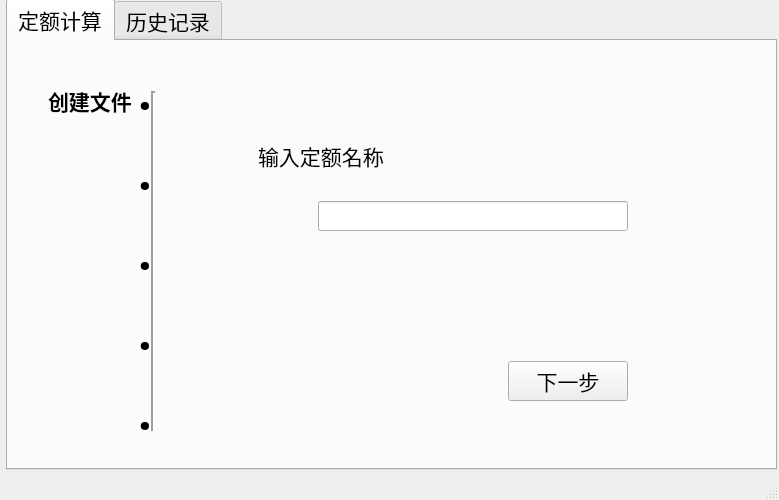
<?xml version="1.0" encoding="UTF-8"?>
<ui version="4.0">
 <class>MainWindow</class>
 <widget class="QMainWindow" name="MainWindow">
  <property name="geometry">
   <rect>
    <x>0</x>
    <y>0</y>
    <width>779</width>
    <height>500</height>
   </rect>
  </property>
  <property name="windowTitle">
   <string>工时定额计算器</string>
  </property>
  <widget class="QWidget" name="centralwidget">
   <property name="styleSheet">
    <string notr="true">background-color=rgb(168, 168, 168)</string>
   </property>
   <widget class="QTabWidget" name="tabWidget">
    <property name="enabled">
     <bool>true</bool>
    </property>
    <property name="geometry">
     <rect>
      <x>6</x>
      <y>-1</y>
      <width>771</width>
      <height>471</height>
     </rect>
    </property>
    <property name="sizePolicy">
     <sizepolicy hsizetype="Maximum" vsizetype="Maximum">
      <horstretch>0</horstretch>
      <verstretch>0</verstretch>
     </sizepolicy>
    </property>
    <property name="maximumSize">
     <size>
      <width>771</width>
      <height>471</height>
     </size>
    </property>
    <property name="font">
     <font>
      <family>Adobe 仿宋 Std R</family>
      <pointsize>16</pointsize>
      <strikeout>false</strikeout>
      <kerning>true</kerning>
     </font>
    </property>
    <property name="focusPolicy">
     <enum>Qt::NoFocus</enum>
    </property>
    <property name="layoutDirection">
     <enum>Qt::LeftToRight</enum>
    </property>
    <property name="autoFillBackground">
     <bool>true</bool>
    </property>
    <property name="styleSheet">
     <string notr="true">background-color=rgb(188, 188, 188)</string>
    </property>
    <property name="tabPosition">
     <enum>QTabWidget::North</enum>
    </property>
    <property name="tabShape">
     <enum>QTabWidget::Rounded</enum>
    </property>
    <property name="currentIndex">
     <number>0</number>
    </property>
    <property name="usesScrollButtons">
     <bool>false</bool>
    </property>
    <property name="documentMode">
     <bool>false</bool>
    </property>
    <property name="tabsClosable">
     <bool>false</bool>
    </property>
    <property name="movable">
     <bool>false</bool>
    </property>
    <property name="tabBarAutoHide">
     <bool>false</bool>
    </property>
    <widget class="QWidget" name="tab">
     <attribute name="title">
      <string>定额计算</string>
     </attribute>
     <widget class="QStackedWidget" name="stackedWidget">
      <property name="geometry">
       <rect>
        <x>30</x>
        <y>10</y>
        <width>611</width>
        <height>391</height>
       </rect>
      </property>
      <property name="maximumSize">
       <size>
        <width>611</width>
        <height>391</height>
       </size>
      </property>
      <property name="styleSheet">
       <string notr="true">background-color=rgb(157, 157, 157)</string>
      </property>
      <property name="currentIndex">
       <number>0</number>
      </property>
      <widget class="QWidget" name="page">
       <widget class="Line" name="line">
        <property name="geometry">
         <rect>
          <x>100</x>
          <y>40</y>
          <width>30</width>
          <height>340</height>
         </rect>
        </property>
        <property name="lineWidth">
         <number>2</number>
        </property>
        <property name="orientation">
         <enum>Qt::Vertical</enum>
        </property>
       </widget>
       <widget class="QLabel" name="label_4">
        <property name="geometry">
         <rect>
          <x>100</x>
          <y>260</y>
          <width>60</width>
          <height>60</height>
         </rect>
        </property>
        <property name="text">
         <string>&lt;html&gt;&lt;head/&gt;&lt;body&gt;&lt;p&gt;&lt;span style=&quot; font-size:36pt; font-weight:600;&quot;&gt;·&lt;/span&gt;&lt;/p&gt;&lt;/body&gt;&lt;/html&gt;</string>
        </property>
       </widget>
       <widget class="QLabel" name="label_5">
        <property name="geometry">
         <rect>
          <x>220</x>
          <y>70</y>
          <width>160</width>
          <height>70</height>
         </rect>
        </property>
        <property name="text">
         <string>输入定额名称</string>
        </property>
       </widget>
       <widget class="QPushButton" name="pushButton">
        <property name="geometry">
         <rect>
          <x>470</x>
          <y>310</y>
          <width>120</width>
          <height>40</height>
         </rect>
        </property>
        <property name="text">
         <string>下一步</string>
        </property>
       </widget>
       <widget class="QLineEdit" name="lineEdit">
        <property name="geometry">
         <rect>
          <x>280</x>
          <y>150</y>
          <width>310</width>
          <height>30</height>
         </rect>
        </property>
       </widget>
       <widget class="QLabel" name="label_6">
        <property name="geometry">
         <rect>
          <x>100</x>
          <y>180</y>
          <width>60</width>
          <height>60</height>
         </rect>
        </property>
        <property name="text">
         <string>&lt;html&gt;&lt;head/&gt;&lt;body&gt;&lt;p&gt;&lt;span style=&quot; font-size:36pt; font-weight:600;&quot;&gt;·&lt;/span&gt;&lt;/p&gt;&lt;/body&gt;&lt;/html&gt;</string>
        </property>
       </widget>
       <widget class="QLabel" name="label_7">
        <property name="geometry">
         <rect>
          <x>100</x>
          <y>100</y>
          <width>60</width>
          <height>60</height>
         </rect>
        </property>
        <property name="text">
         <string>&lt;html&gt;&lt;head/&gt;&lt;body&gt;&lt;p&gt;&lt;span style=&quot; font-size:36pt; font-weight:600;&quot;&gt;·&lt;/span&gt;&lt;/p&gt;&lt;/body&gt;&lt;/html&gt;</string>
        </property>
       </widget>
       <widget class="QLabel" name="label_8">
        <property name="geometry">
         <rect>
          <x>100</x>
          <y>20</y>
          <width>60</width>
          <height>60</height>
         </rect>
        </property>
        <property name="text">
         <string>&lt;html&gt;&lt;head/&gt;&lt;body&gt;&lt;p&gt;&lt;span style=&quot; font-size:36pt; font-weight:600;&quot;&gt;·&lt;/span&gt;&lt;/p&gt;&lt;/body&gt;&lt;/html&gt;</string>
        </property>
       </widget>
       <widget class="QLabel" name="label">
        <property name="geometry">
         <rect>
          <x>10</x>
          <y>30</y>
          <width>90</width>
          <height>40</height>
         </rect>
        </property>
        <property name="text">
         <string>&lt;html&gt;&lt;head/&gt;&lt;body&gt;&lt;p&gt;&lt;span style=&quot; font-weight:600;&quot;&gt;创建文件&lt;/span&gt;&lt;/p&gt;&lt;/body&gt;&lt;/html&gt;</string>
        </property>
       </widget>
       <widget class="QLabel" name="label_13">
        <property name="geometry">
         <rect>
          <x>100</x>
          <y>340</y>
          <width>60</width>
          <height>60</height>
         </rect>
        </property>
        <property name="text">
         <string>&lt;html&gt;&lt;head/&gt;&lt;body&gt;&lt;p&gt;&lt;span style=&quot; font-size:36pt; font-weight:600;&quot;&gt;·&lt;/span&gt;&lt;/p&gt;&lt;/body&gt;&lt;/html&gt;</string>
        </property>
       </widget>
      </widget>
      <widget class="QWidget" name="page_2">
       <widget class="QLabel" name="label_14">
        <property name="geometry">
         <rect>
          <x>100</x>
          <y>340</y>
          <width>60</width>
          <height>60</height>
         </rect>
        </property>
        <property name="text">
         <string>&lt;html&gt;&lt;head/&gt;&lt;body&gt;&lt;p&gt;&lt;span style=&quot; font-size:36pt; font-weight:600;&quot;&gt;·&lt;/span&gt;&lt;/p&gt;&lt;/body&gt;&lt;/html&gt;</string>
        </property>
       </widget>
       <widget class="QLabel" name="label_10">
        <property name="geometry">
         <rect>
          <x>100</x>
          <y>20</y>
          <width>60</width>
          <height>60</height>
         </rect>
        </property>
        <property name="text">
         <string>&lt;html&gt;&lt;head/&gt;&lt;body&gt;&lt;p&gt;&lt;span style=&quot; font-size:36pt; font-weight:600;&quot;&gt;·&lt;/span&gt;&lt;/p&gt;&lt;/body&gt;&lt;/html&gt;</string>
        </property>
       </widget>
       <widget class="QLabel" name="label_9">
        <property name="geometry">
         <rect>
          <x>100</x>
          <y>260</y>
          <width>60</width>
          <height>60</height>
         </rect>
        </property>
        <property name="text">
         <string>&lt;html&gt;&lt;head/&gt;&lt;body&gt;&lt;p&gt;&lt;span style=&quot; font-size:36pt; font-weight:600;&quot;&gt;·&lt;/span&gt;&lt;/p&gt;&lt;/body&gt;&lt;/html&gt;</string>
        </property>
       </widget>
       <widget class="Line" name="line_2">
        <property name="geometry">
         <rect>
          <x>100</x>
          <y>40</y>
          <width>30</width>
          <height>340</height>
         </rect>
        </property>
        <property name="lineWidth">
         <number>2</number>
        </property>
        <property name="orientation">
         <enum>Qt::Vertical</enum>
        </property>
       </widget>
       <widget class="QLabel" name="label_2">
        <property name="geometry">
         <rect>
          <x>10</x>
          <y>110</y>
          <width>90</width>
          <height>40</height>
         </rect>
        </property>
        <property name="text">
         <string>&lt;html&gt;&lt;head/&gt;&lt;body&gt;&lt;p&gt;&lt;span style=&quot; font-weight:600;&quot;&gt;数据导入&lt;/span&gt;&lt;/p&gt;&lt;/body&gt;&lt;/html&gt;</string>
        </property>
       </widget>
       <widget class="QLabel" name="label_12">
        <property name="geometry">
         <rect>
          <x>100</x>
          <y>180</y>
          <width>60</width>
          <height>60</height>
         </rect>
        </property>
        <property name="text">
         <string>&lt;html&gt;&lt;head/&gt;&lt;body&gt;&lt;p&gt;&lt;span style=&quot; font-size:36pt; font-weight:600;&quot;&gt;·&lt;/span&gt;&lt;/p&gt;&lt;/body&gt;&lt;/html&gt;</string>
        </property>
       </widget>
       <widget class="QLabel" name="label_11">
        <property name="geometry">
         <rect>
          <x>100</x>
          <y>100</y>
          <width>60</width>
          <height>60</height>
         </rect>
        </property>
        <property name="text">
         <string>&lt;html&gt;&lt;head/&gt;&lt;body&gt;&lt;p&gt;&lt;span style=&quot; font-size:36pt; font-weight:600;&quot;&gt;·&lt;/span&gt;&lt;/p&gt;&lt;/body&gt;&lt;/html&gt;</string>
        </property>
       </widget>
       <widget class="QLabel" name="label_32">
        <property name="geometry">
         <rect>
          <x>220</x>
          <y>70</y>
          <width>260</width>
          <height>70</height>
         </rect>
        </property>
        <property name="text">
         <string>选择合适的excel文件</string>
        </property>
       </widget>
       <widget class="QLineEdit" name="lineEdit_2">
        <property name="geometry">
         <rect>
          <x>280</x>
          <y>150</y>
          <width>310</width>
          <height>30</height>
         </rect>
        </property>
       </widget>
       <widget class="QPushButton" name="pushButton_2">
        <property name="geometry">
         <rect>
          <x>500</x>
          <y>200</y>
          <width>80</width>
          <height>30</height>
         </rect>
        </property>
        <property name="text">
         <string>选择</string>
        </property>
       </widget>
       <widget class="QPushButton" name="pushButton_5">
        <property name="geometry">
         <rect>
          <x>470</x>
          <y>310</y>
          <width>120</width>
          <height>40</height>
         </rect>
        </property>
        <property name="text">
         <string>下一步</string>
        </property>
       </widget>
       <widget class="QSpinBox" name="spinBox">
        <property name="geometry">
         <rect>
          <x>320</x>
          <y>260</y>
          <width>42</width>
          <height>22</height>
         </rect>
        </property>
       </widget>
       <widget class="QSpinBox" name="spinBox_2">
        <property name="geometry">
         <rect>
          <x>460</x>
          <y>260</y>
          <width>42</width>
          <height>22</height>
         </rect>
        </property>
       </widget>
       <widget class="QLabel" name="label_33">
        <property name="geometry">
         <rect>
          <x>250</x>
          <y>240</y>
          <width>101</width>
          <height>70</height>
         </rect>
        </property>
        <property name="text">
         <string>读取第</string>
        </property>
       </widget>
       <widget class="QLabel" name="label_34">
        <property name="geometry">
         <rect>
          <x>370</x>
          <y>240</y>
          <width>101</width>
          <height>70</height>
         </rect>
        </property>
        <property name="text">
         <string>张表，第</string>
        </property>
       </widget>
       <widget class="QLabel" name="label_35">
        <property name="geometry">
         <rect>
          <x>510</x>
          <y>240</y>
          <width>31</width>
          <height>70</height>
         </rect>
        </property>
        <property name="text">
         <string>列</string>
        </property>
       </widget>
       <widget class="QPushButton" name="pushButton_3">
        <property name="geometry">
         <rect>
          <x>330</x>
          <y>310</y>
          <width>120</width>
          <height>40</height>
         </rect>
        </property>
        <property name="text">
         <string>上一步</string>
        </property>
       </widget>
      </widget>
      <widget class="QWidget" name="page_3">
       <widget class="QLabel" name="label_19">
        <property name="geometry">
         <rect>
          <x>100</x>
          <y>340</y>
          <width>60</width>
          <height>60</height>
         </rect>
        </property>
        <property name="text">
         <string>&lt;html&gt;&lt;head/&gt;&lt;body&gt;&lt;p&gt;&lt;span style=&quot; font-size:36pt; font-weight:600;&quot;&gt;·&lt;/span&gt;&lt;/p&gt;&lt;/body&gt;&lt;/html&gt;</string>
        </property>
       </widget>
       <widget class="QLabel" name="label_3">
        <property name="geometry">
         <rect>
          <x>10</x>
          <y>190</y>
          <width>90</width>
          <height>40</height>
         </rect>
        </property>
        <property name="text">
         <string>&lt;html&gt;&lt;head/&gt;&lt;body&gt;&lt;p&gt;&lt;span style=&quot; font-weight:600;&quot;&gt;参数设置&lt;/span&gt;&lt;/p&gt;&lt;/body&gt;&lt;/html&gt;</string>
        </property>
       </widget>
       <widget class="QLabel" name="label_18">
        <property name="geometry">
         <rect>
          <x>100</x>
          <y>180</y>
          <width>60</width>
          <height>60</height>
         </rect>
        </property>
        <property name="text">
         <string>&lt;html&gt;&lt;head/&gt;&lt;body&gt;&lt;p&gt;&lt;span style=&quot; font-size:36pt; font-weight:600;&quot;&gt;·&lt;/span&gt;&lt;/p&gt;&lt;/body&gt;&lt;/html&gt;</string>
        </property>
       </widget>
       <widget class="Line" name="line_3">
        <property name="geometry">
         <rect>
          <x>100</x>
          <y>40</y>
          <width>30</width>
          <height>340</height>
         </rect>
        </property>
        <property name="lineWidth">
         <number>2</number>
        </property>
        <property name="orientation">
         <enum>Qt::Vertical</enum>
        </property>
       </widget>
       <widget class="QLabel" name="label_16">
        <property name="geometry">
         <rect>
          <x>100</x>
          <y>20</y>
          <width>60</width>
          <height>60</height>
         </rect>
        </property>
        <property name="text">
         <string>&lt;html&gt;&lt;head/&gt;&lt;body&gt;&lt;p&gt;&lt;span style=&quot; font-size:36pt; font-weight:600;&quot;&gt;·&lt;/span&gt;&lt;/p&gt;&lt;/body&gt;&lt;/html&gt;</string>
        </property>
       </widget>
       <widget class="QLabel" name="label_17">
        <property name="geometry">
         <rect>
          <x>100</x>
          <y>100</y>
          <width>60</width>
          <height>60</height>
         </rect>
        </property>
        <property name="text">
         <string>&lt;html&gt;&lt;head/&gt;&lt;body&gt;&lt;p&gt;&lt;span style=&quot; font-size:36pt; font-weight:600;&quot;&gt;·&lt;/span&gt;&lt;/p&gt;&lt;/body&gt;&lt;/html&gt;</string>
        </property>
       </widget>
       <widget class="QLabel" name="label_15">
        <property name="geometry">
         <rect>
          <x>100</x>
          <y>260</y>
          <width>60</width>
          <height>60</height>
         </rect>
        </property>
        <property name="text">
         <string>&lt;html&gt;&lt;head/&gt;&lt;body&gt;&lt;p&gt;&lt;span style=&quot; font-size:36pt; font-weight:600;&quot;&gt;·&lt;/span&gt;&lt;/p&gt;&lt;/body&gt;&lt;/html&gt;</string>
        </property>
       </widget>
       <widget class="QPushButton" name="pushButton_6">
        <property name="geometry">
         <rect>
          <x>330</x>
          <y>310</y>
          <width>120</width>
          <height>40</height>
         </rect>
        </property>
        <property name="text">
         <string>上一步</string>
        </property>
       </widget>
       <widget class="QPushButton" name="pushButton_7">
        <property name="geometry">
         <rect>
          <x>470</x>
          <y>310</y>
          <width>120</width>
          <height>40</height>
         </rect>
        </property>
        <property name="text">
         <string>下一步</string>
        </property>
       </widget>
       <widget class="QLabel" name="label_36">
        <property name="geometry">
         <rect>
          <x>190</x>
          <y>90</y>
          <width>141</width>
          <height>41</height>
         </rect>
        </property>
        <property name="text">
         <string>显著性水平</string>
        </property>
       </widget>
       <widget class="QLabel" name="label_37">
        <property name="geometry">
         <rect>
          <x>190</x>
          <y>190</y>
          <width>141</width>
          <height>41</height>
         </rect>
        </property>
        <property name="text">
         <string>模拟次数</string>
        </property>
       </widget>
       <widget class="QLineEdit" name="lineEdit_3">
        <property name="geometry">
         <rect>
          <x>330</x>
          <y>200</y>
          <width>91</width>
          <height>21</height>
         </rect>
        </property>
       </widget>
       <widget class="QLabel" name="label_39">
        <property name="geometry">
         <rect>
          <x>190</x>
          <y>140</y>
          <width>141</width>
          <height>41</height>
         </rect>
        </property>
        <property name="text">
         <string>定额水平</string>
        </property>
       </widget>
       <widget class="QWidget" name="widget" native="true">
        <property name="geometry">
         <rect>
          <x>280</x>
          <y>130</y>
          <width>331</width>
          <height>41</height>
         </rect>
        </property>
        <widget class="QRadioButton" name="radioButton_3">
         <property name="geometry">
          <rect>
           <x>0</x>
           <y>20</y>
           <width>89</width>
           <height>16</height>
          </rect>
         </property>
         <property name="text">
          <string>先进水平</string>
         </property>
        </widget>
        <widget class="QRadioButton" name="radioButton_4">
         <property name="geometry">
          <rect>
           <x>100</x>
           <y>20</y>
           <width>101</width>
           <height>16</height>
          </rect>
         </property>
         <property name="text">
          <string>平均先进水平</string>
         </property>
        </widget>
        <widget class="QRadioButton" name="radioButton_5">
         <property name="geometry">
          <rect>
           <x>220</x>
           <y>20</y>
           <width>101</width>
           <height>16</height>
          </rect>
         </property>
         <property name="text">
          <string>平均水平</string>
         </property>
        </widget>
       </widget>
       <widget class="QRadioButton" name="radioButton_2">
        <property name="geometry">
         <rect>
          <x>450</x>
          <y>100</y>
          <width>89</width>
          <height>16</height>
         </rect>
        </property>
        <property name="text">
         <string>0.01</string>
        </property>
       </widget>
       <widget class="QRadioButton" name="radioButton">
        <property name="geometry">
         <rect>
          <x>330</x>
          <y>100</y>
          <width>89</width>
          <height>16</height>
         </rect>
        </property>
        <property name="text">
         <string>0.05</string>
        </property>
       </widget>
      </widget>
      <widget class="QWidget" name="page_4">
       <widget class="QLabel" name="label_20">
        <property name="geometry">
         <rect>
          <x>100</x>
          <y>260</y>
          <width>60</width>
          <height>60</height>
         </rect>
        </property>
        <property name="text">
         <string>&lt;html&gt;&lt;head/&gt;&lt;body&gt;&lt;p&gt;&lt;span style=&quot; font-size:36pt; font-weight:600;&quot;&gt;·&lt;/span&gt;&lt;/p&gt;&lt;/body&gt;&lt;/html&gt;</string>
        </property>
       </widget>
       <widget class="QLabel" name="label_21">
        <property name="geometry">
         <rect>
          <x>100</x>
          <y>20</y>
          <width>60</width>
          <height>60</height>
         </rect>
        </property>
        <property name="text">
         <string>&lt;html&gt;&lt;head/&gt;&lt;body&gt;&lt;p&gt;&lt;span style=&quot; font-size:36pt; font-weight:600;&quot;&gt;·&lt;/span&gt;&lt;/p&gt;&lt;/body&gt;&lt;/html&gt;</string>
        </property>
       </widget>
       <widget class="Line" name="line_4">
        <property name="geometry">
         <rect>
          <x>100</x>
          <y>40</y>
          <width>30</width>
          <height>340</height>
         </rect>
        </property>
        <property name="lineWidth">
         <number>2</number>
        </property>
        <property name="orientation">
         <enum>Qt::Vertical</enum>
        </property>
       </widget>
       <widget class="QLabel" name="label_22">
        <property name="geometry">
         <rect>
          <x>100</x>
          <y>100</y>
          <width>60</width>
          <height>60</height>
         </rect>
        </property>
        <property name="text">
         <string>&lt;html&gt;&lt;head/&gt;&lt;body&gt;&lt;p&gt;&lt;span style=&quot; font-size:36pt; font-weight:600;&quot;&gt;·&lt;/span&gt;&lt;/p&gt;&lt;/body&gt;&lt;/html&gt;</string>
        </property>
       </widget>
       <widget class="QLabel" name="label_23">
        <property name="geometry">
         <rect>
          <x>10</x>
          <y>270</y>
          <width>90</width>
          <height>40</height>
         </rect>
        </property>
        <property name="text">
         <string>&lt;html&gt;&lt;head/&gt;&lt;body&gt;&lt;p&gt;&lt;span style=&quot; font-weight:600;&quot;&gt;定额计算&lt;/span&gt;&lt;/p&gt;&lt;/body&gt;&lt;/html&gt;</string>
        </property>
       </widget>
       <widget class="QLabel" name="label_24">
        <property name="geometry">
         <rect>
          <x>100</x>
          <y>180</y>
          <width>60</width>
          <height>60</height>
         </rect>
        </property>
        <property name="text">
         <string>&lt;html&gt;&lt;head/&gt;&lt;body&gt;&lt;p&gt;&lt;span style=&quot; font-size:36pt; font-weight:600;&quot;&gt;·&lt;/span&gt;&lt;/p&gt;&lt;/body&gt;&lt;/html&gt;</string>
        </property>
       </widget>
       <widget class="QLabel" name="label_25">
        <property name="geometry">
         <rect>
          <x>100</x>
          <y>340</y>
          <width>60</width>
          <height>60</height>
         </rect>
        </property>
        <property name="text">
         <string>&lt;html&gt;&lt;head/&gt;&lt;body&gt;&lt;p&gt;&lt;span style=&quot; font-size:36pt; font-weight:600;&quot;&gt;·&lt;/span&gt;&lt;/p&gt;&lt;/body&gt;&lt;/html&gt;</string>
        </property>
       </widget>
       <widget class="QProgressBar" name="progressBar">
        <property name="geometry">
         <rect>
          <x>170</x>
          <y>170</y>
          <width>430</width>
          <height>20</height>
         </rect>
        </property>
        <property name="value">
         <number>24</number>
        </property>
        <property name="textDirection">
         <enum>QProgressBar::BottomToTop</enum>
        </property>
       </widget>
      </widget>
      <widget class="QWidget" name="page_5">
       <widget class="QLabel" name="label_26">
        <property name="geometry">
         <rect>
          <x>100</x>
          <y>260</y>
          <width>60</width>
          <height>60</height>
         </rect>
        </property>
        <property name="text">
         <string>&lt;html&gt;&lt;head/&gt;&lt;body&gt;&lt;p&gt;&lt;span style=&quot; font-size:36pt; font-weight:600;&quot;&gt;·&lt;/span&gt;&lt;/p&gt;&lt;/body&gt;&lt;/html&gt;</string>
        </property>
       </widget>
       <widget class="QLabel" name="label_27">
        <property name="geometry">
         <rect>
          <x>100</x>
          <y>20</y>
          <width>60</width>
          <height>60</height>
         </rect>
        </property>
        <property name="text">
         <string>&lt;html&gt;&lt;head/&gt;&lt;body&gt;&lt;p&gt;&lt;span style=&quot; font-size:36pt; font-weight:600;&quot;&gt;·&lt;/span&gt;&lt;/p&gt;&lt;/body&gt;&lt;/html&gt;</string>
        </property>
       </widget>
       <widget class="Line" name="line_5">
        <property name="geometry">
         <rect>
          <x>100</x>
          <y>40</y>
          <width>30</width>
          <height>340</height>
         </rect>
        </property>
        <property name="lineWidth">
         <number>2</number>
        </property>
        <property name="orientation">
         <enum>Qt::Vertical</enum>
        </property>
       </widget>
       <widget class="QLabel" name="label_28">
        <property name="geometry">
         <rect>
          <x>100</x>
          <y>100</y>
          <width>60</width>
          <height>60</height>
         </rect>
        </property>
        <property name="text">
         <string>&lt;html&gt;&lt;head/&gt;&lt;body&gt;&lt;p&gt;&lt;span style=&quot; font-size:36pt; font-weight:600;&quot;&gt;·&lt;/span&gt;&lt;/p&gt;&lt;/body&gt;&lt;/html&gt;</string>
        </property>
       </widget>
       <widget class="QLabel" name="label_29">
        <property name="geometry">
         <rect>
          <x>10</x>
          <y>350</y>
          <width>90</width>
          <height>40</height>
         </rect>
        </property>
        <property name="text">
         <string>&lt;html&gt;&lt;head/&gt;&lt;body&gt;&lt;p&gt;&lt;span style=&quot; font-weight:600;&quot;&gt;完成计算&lt;/span&gt;&lt;/p&gt;&lt;/body&gt;&lt;/html&gt;</string>
        </property>
       </widget>
       <widget class="QLabel" name="label_30">
        <property name="geometry">
         <rect>
          <x>100</x>
          <y>180</y>
          <width>60</width>
          <height>60</height>
         </rect>
        </property>
        <property name="text">
         <string>&lt;html&gt;&lt;head/&gt;&lt;body&gt;&lt;p&gt;&lt;span style=&quot; font-size:36pt; font-weight:600;&quot;&gt;·&lt;/span&gt;&lt;/p&gt;&lt;/body&gt;&lt;/html&gt;</string>
        </property>
       </widget>
       <widget class="QLabel" name="label_31">
        <property name="geometry">
         <rect>
          <x>100</x>
          <y>340</y>
          <width>60</width>
          <height>60</height>
         </rect>
        </property>
        <property name="text">
         <string>&lt;html&gt;&lt;head/&gt;&lt;body&gt;&lt;p&gt;&lt;span style=&quot; font-size:36pt; font-weight:600;&quot;&gt;·&lt;/span&gt;&lt;/p&gt;&lt;/body&gt;&lt;/html&gt;</string>
        </property>
       </widget>
       <widget class="QPushButton" name="pushButton_10">
        <property name="geometry">
         <rect>
          <x>330</x>
          <y>310</y>
          <width>120</width>
          <height>40</height>
         </rect>
        </property>
        <property name="text">
         <string>详情</string>
        </property>
       </widget>
       <widget class="QPushButton" name="pushButton_11">
        <property name="geometry">
         <rect>
          <x>470</x>
          <y>310</y>
          <width>120</width>
          <height>40</height>
         </rect>
        </property>
        <property name="text">
         <string>再算一个</string>
        </property>
       </widget>
       <widget class="QLabel" name="label_38">
        <property name="geometry">
         <rect>
          <x>160</x>
          <y>50</y>
          <width>121</width>
          <height>41</height>
         </rect>
        </property>
        <property name="text">
         <string>计算结果：</string>
        </property>
       </widget>
       <widget class="QLabel" name="label_43">
        <property name="geometry">
         <rect>
          <x>260</x>
          <y>130</y>
          <width>351</width>
          <height>151</height>
         </rect>
        </property>
        <property name="text">
         <string>结果显示处</string>
        </property>
       </widget>
      </widget>
     </widget>
    </widget>
    <widget class="QWidget" name="tab_2">
     <attribute name="title">
      <string>历史记录</string>
     </attribute>
     <widget class="QTableWidget" name="tableWidget">
      <property name="geometry">
       <rect>
        <x>0</x>
        <y>10</y>
        <width>751</width>
        <height>401</height>
       </rect>
      </property>
     </widget>
    </widget>
   </widget>
  </widget>
  <widget class="QMenuBar" name="menubar">
   <property name="geometry">
    <rect>
     <x>0</x>
     <y>0</y>
     <width>779</width>
     <height>23</height>
    </rect>
   </property>
  </widget>
  <widget class="QStatusBar" name="statusbar"/>
 </widget>
 <resources/>
 <connections/>
</ui>
